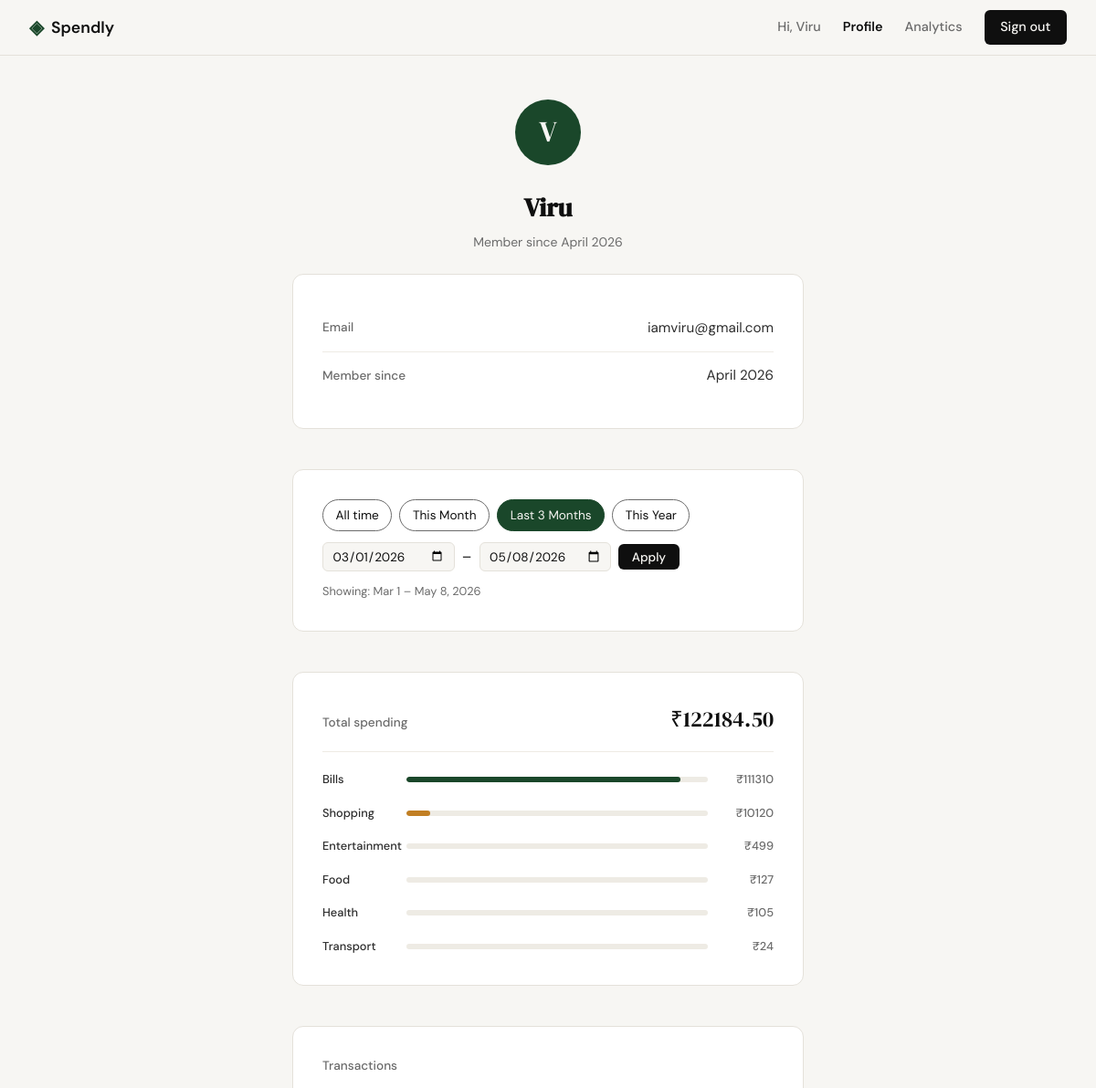
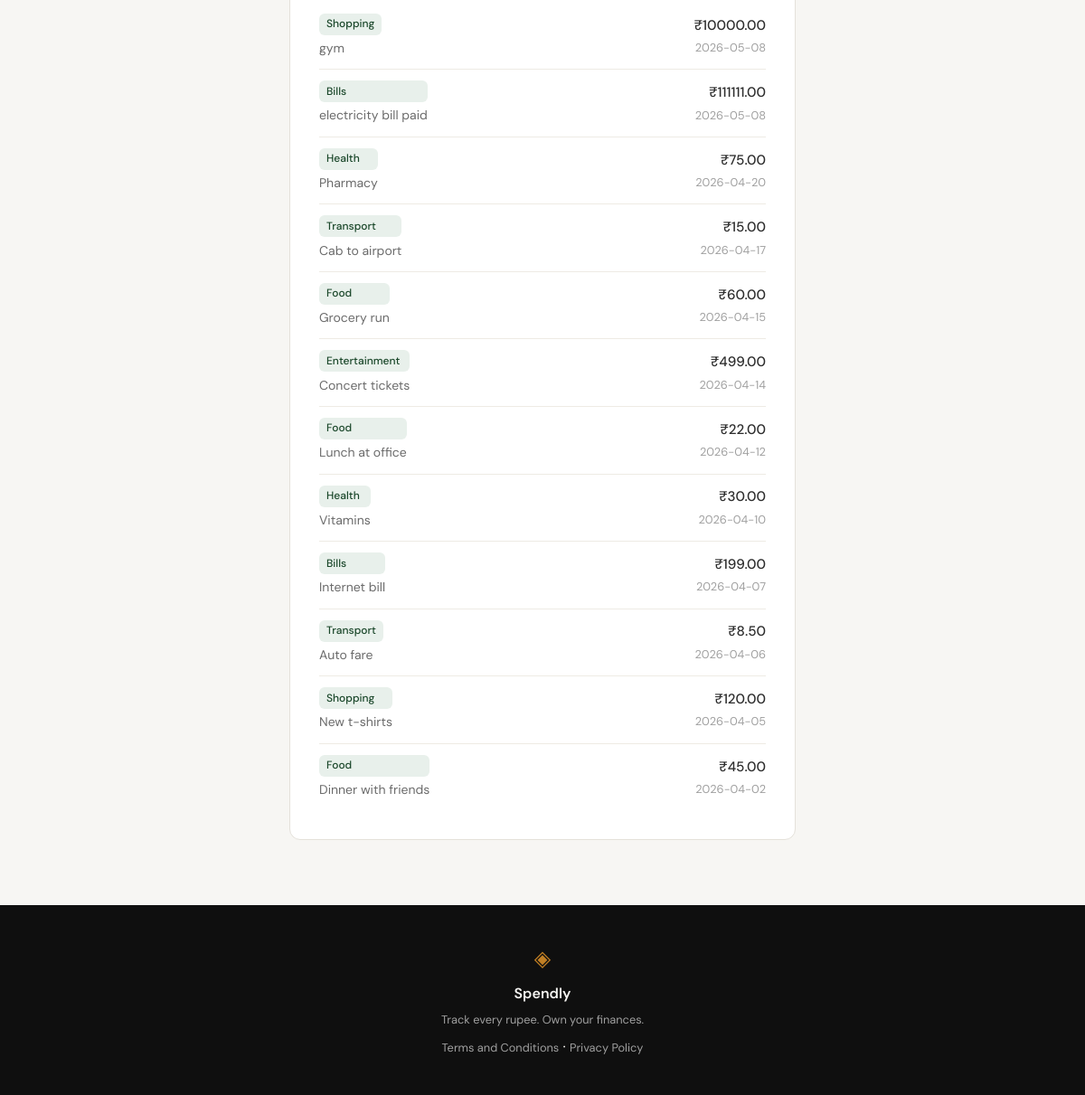
The page /profile?from=2026-03-01&to=2026-05-08 (signed in) on the database its author committed (2 pictures, top to bottom).
### tables this page shows
CREATE TABLE users (
                id            INTEGER PRIMARY KEY AUTOINCREMENT,
                name          TEXT    NOT NULL,
                email         TEXT    NOT NULL UNIQUE,
                password_hash TEXT    NOT NULL,
                created_at    TEXT    DEFAULT (datetime('now'))
            );

CREATE TABLE expenses (
                id          INTEGER PRIMARY KEY AUTOINCREMENT,
                user_id     INTEGER NOT NULL REFERENCES users(id),
                amount      REAL    NOT NULL,
                category    TEXT    NOT NULL,
                date        TEXT    NOT NULL,
                description TEXT,
                created_at  TEXT    DEFAULT (datetime('now'))
            );

### app.py (the view, shortened to what this page needs)
@app.route("/profile")
def profile():
    if not session.get("user_id"):
        return redirect(url_for("login"))
    uid = session["user_id"]
    db = get_db()
    user = db.execute(
        "SELECT name, email, created_at FROM users WHERE id = ?",
        (uid,)
    ).fetchone()
    if user is None:
        session.clear()
        return redirect(url_for("login"))
    member_since = datetime.strptime(user["created_at"][:10], "%Y-%m-%d").strftime("%B %Y")
    from_raw  = request.args.get("from", "")
    to_raw    = request.args.get("to", "")
    from_date = to_date = None
    try:
        if from_raw and to_raw:
            from_date = datetime.strptime(from_raw, "%Y-%m-%d").date()
            to_date   = datetime.strptime(to_raw,   "%Y-%m-%d").date()
            if from_date > to_date:
                from_date = to_date = None
    except ValueError:
        pass
    presets = _build_date_presets(date.today())
    if from_date and to_date:
        fd, td = from_date.isoformat(), to_date.isoformat()
        total_spent = db.execute(
            "SELECT COALESCE(SUM(amount), 0) FROM expenses"
            " WHERE user_id = ? AND date BETWEEN ? AND ?",
            (uid, fd, td),
        ).fetchone()[0]
        cat_rows = db.execute(
            "SELECT category, SUM(amount) as total FROM expenses"
            " WHERE user_id = ? AND date BETWEEN ? AND ?"
            " GROUP BY category ORDER BY total DESC",
            (uid, fd, td),
        ).fetchall()
        recent = db.execute(
            "SELECT amount, category, date, description FROM expenses"
            " WHERE user_id = ? AND date BETWEEN ? AND ?"
            " ORDER BY date DESC",
            (uid, fd, td),
        ).fetchall()
    categories = [
        {
            "name": r["category"],
            "total": r["total"],
            "pct": round(r["total"] / total_spent * 100) if total_spent else 0,
        }
        for r in cat_rows
    ]
    return render_template("profile.html",
        user=user,
        member_since=member_since,
        total_spent=total_spent,
        categories=categories,
        recent=recent,
        from_date=from_date,
        to_date=to_date,
        presets=presets,
    )

### app.py (called while the page is built)
def _build_date_presets(today):
    m3_month = today.month - 2
    m3_year  = today.year
    if m3_month <= 0:
        m3_month += 12
        m3_year  -= 1
    return {
        "this_month":    {"from": date(today.year, today.month, 1).isoformat(), "to": today.isoformat()},
        "last_3_months": {"from": date(m3_year, m3_month, 1).isoformat(),       "to": today.isoformat()},
        "this_year":     {"from": date(today.year, 1, 1).isoformat(),            "to": today.isoformat()},
    }

### database/db.py (called while the page is built)
def get_db():
    conn = sqlite3.connect(DB_PATH)
    conn.row_factory = sqlite3.Row
    conn.execute("PRAGMA foreign_keys = ON")
    return conn

### templates/profile.html (shortened to what this page needs)
{% extends "base.html" %}
{% block content %}
<section class="profile-page">
    <div class="profile-wrap">
        <div class="profile-head">
            <div class="profile-avatar">{{ user.name[0].upper() }}</div>
            <h1 class="profile-name">{{ user.name }}</h1>
            <p class="profile-since">Member since {{ member_since }}</p>
        </div>
        <div class="auth-card">
            <div class="profile-field">
                <span class="profile-label">Email</span>
                <span class="profile-value">{{ user.email }}</span>
            </div>
            <div class="profile-field profile-field--last">
                <span class="profile-label">Member since</span>
                <span class="profile-value">{{ member_since }}</span>
            </div>
        </div>
        <div class="filter-bar auth-card">
            <div class="filter-presets">
                <a href="{{ url_for('profile') }}"
                   class="filter-preset-btn{% if not from_date %} active{% endif %}">All time</a>
                <a href="{{ url_for('profile', **{'from': presets.this_month.from, 'to': presets.this_month.to}) }}"
                   class="filter-preset-btn{% if from_date and from_date.isoformat() == presets.this_month.from %} active{% endif %}">This Month</a>
                <a href="{{ url_for('profile', **{'from': presets.last_3_months.from, 'to': presets.last_3_months.to}) }}"
                   class="filter-preset-btn{% if from_date and from_date.isoformat() == presets.last_3_months.from %} active{% endif %}">Last 3 Months</a>
                <a href="{{ url_for('profile', **{'from': presets.this_year.from, 'to': presets.this_year.to}) }}"
                   class="filter-preset-btn{% if from_date and from_date.isoformat() == presets.this_year.from %} active{% endif %}">This Year</a>
            </div>
            <form class="filter-custom" method="get" action="{{ url_for('profile') }}">
                <input type="date" name="from" class="form-input" value="{{ from_date or '' }}">
                <span>–</span>
                <input type="date" name="to" class="form-input" value="{{ to_date or '' }}">
                <button type="submit" class="btn--sm">Apply</button>
            </form>
            {% if from_date and to_date %}
            <p class="filter-label">Showing: {{ from_date.strftime("%b") }} {{ from_date.day }} – {{ to_date.strftime("%b") }} {{ to_date.day }}, {{ to_date.year }}</p>
            {% endif %}
        </div>
        {% if categories %}
        <div class="auth-card">
            <div class="profile-spend-header">
                <span class="profile-label">Total spending</span>
                <span class="profile-spend-total">&#8377;{{ "%.2f"|format(total_spent) }}</span>
            </div>
            {% set bar_mods = ['', ' mock-bar-2', ' mock-bar-3', ' mock-bar-4'] %}
            <div class="mock-bars">
                {% for cat in categories %}
                <div class="mock-bar-row">
                    <span class="mock-cat">{{ cat.name }}</span>
                    <div class="mock-bar-track">
                        <div class="mock-bar{{ bar_mods[loop.index0 % 4] }}" style="width: {{ cat.pct }}%"></div>
                    </div>
                    <span class="mock-amt">&#8377;{{ "%.0f"|format(cat.total) }}</span>
                </div>
                {% endfor %}
            </div>
        </div>
        {% endif %}
        {% if recent %}
        <div class="auth-card">
            <p class="profile-section-label">{% if from_date %}Transactions{% else %}Recent transactions{% endif %}</p>
            <div class="txn-list">
                {% for txn in recent %}
                <div class="txn-row{% if loop.last %} txn-row--last{% endif %}">
                    <div class="txn-left">
                        <span class="txn-cat">{{ txn.category }}</span>
                        <span class="txn-desc">{{ txn.description or '—' }}</span>
                    </div>
                    <div class="txn-right">
                        <span class="txn-amt">&#8377;{{ "%.2f"|format(txn.amount) }}</span>
                        <span class="txn-date">{{ txn.date }}</span>
                    </div>
                </div>
                {% endfor %}
            </div>
        </div>
        {% endif %}
    </div>
</section>
{% endblock %}

### templates/base.html (shortened to what this page needs)
<!DOCTYPE html>
<html lang="en">
<head>
    <link rel="stylesheet" href="{{ url_for('static', filename='css/style.css') }}">
</head>
<body>
    <nav class="navbar">
        <div class="nav-inner">
            <a href="{{ url_for('landing') }}" class="nav-brand">
                <span class="brand-icon">◈</span>
                <span class="brand-name">Spendly</span>
            </a>
            <div class="nav-links">
                {% if session.get('user_id') %}
                    <span class="nav-greeting">Hi, {{ session['user_name'] }}</span>
                    <a href="{{ url_for('profile') }}" {% if request.endpoint == 'profile' %}style="color:var(--ink);font-weight:600;"{% endif %}>Profile</a>
                    <a href="{{ url_for('analytics') }}" {% if request.endpoint == 'analytics' %}style="color:var(--ink);font-weight:600;"{% endif %}>Analytics</a>
                    <a href="{{ url_for('logout') }}" class="nav-cta">Sign out</a>
                {% else %}
                    <a href="{{ url_for('login') }}">Sign in</a>
                    <a href="{{ url_for('register') }}" class="nav-cta">Get started</a>
                {% endif %}
            </div>
        </div>
    </nav>
    <main class="main-content">
        {% block content %}{% endblock %}
    </main>
    <footer class="footer">
        <div class="footer-inner">
            <span class="brand-icon">◈</span>
            <span class="footer-name">Spendly</span>
            <p class="footer-copy">Track every rupee. Own your finances.</p>
            <p><a href="/terms">Terms and Conditions</a> &middot; <a href="/privacy">Privacy Policy</a></p>
        </div>
    </footer>
</body>
</html>

### rows shown on the page
users: user_name "Viru", name "V", name "Viru", email "iamviru@gmail.com"
expenses: category "Shopping", description "gym", amount "10000.00", date "2026-05-08"
expenses: category "Bills", description "electricity bill paid", amount "111111.00", date "2026-05-08"
expenses: category "Health", description "Pharmacy", amount "75.00", date "2026-04-20"
expenses: category "Transport", description "Cab to airport", amount "15.00", date "2026-04-17"
expenses: category "Food", description "Grocery run", amount "60.00", date "2026-04-15"
expenses: category "Entertainment", description "Concert tickets", amount "499.00", date "2026-04-14"
expenses: category "Food", description "Lunch at office", amount "22.00", date "2026-04-12"
expenses: category "Health", description "Vitamins", amount "30.00", date "2026-04-10"
expenses: category "Bills", description "Internet bill", amount "199.00", date "2026-04-07"
expenses: category "Transport", description "Auto fare", amount "8.50", date "2026-04-06"
expenses: category "Shopping", description "New t-shirts", amount "120.00", date "2026-04-05"
expenses: category "Food", description "Dinner with friends", amount "45.00", date "2026-04-02"

### other values the page prints
{{ member_since }} "April 2026"
{{ from_date.strftime("%b") }} "Mar"
{{ from_date.day }} "1"
{{ to_date.strftime("%b") }} "May"
{{ to_date.day }} "8"
{{ to_date.year }} "2026"
{{ "%.2f"|format(total_spent) }} "122184.50"
{{ cat.name }} "Bills" "Shopping" "Entertainment" "Food" "Health" "Transport"
{{ "%.0f"|format(cat.total) }} "111310" "10120" "499" "127" "105" "24"
